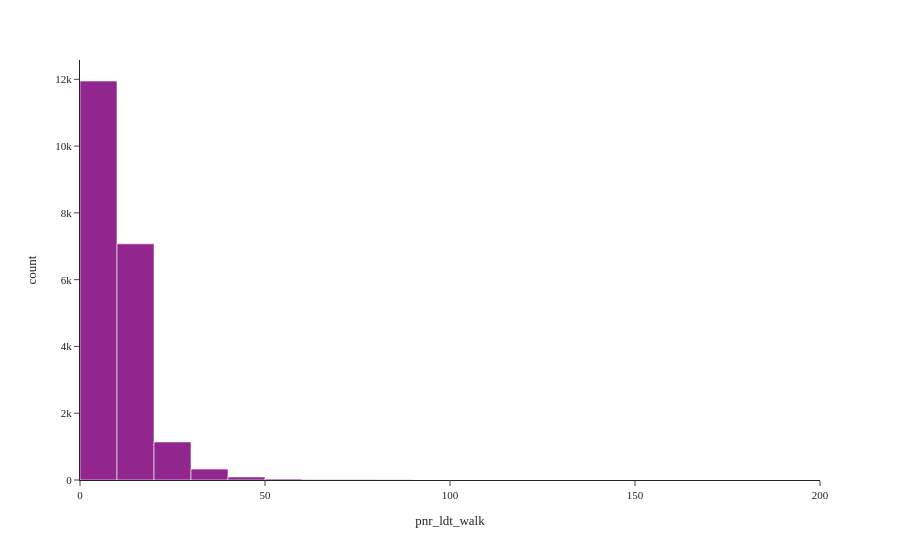

Notebook source saved alongside this figure:
### Code cell
fig = px.histogram(model_pnr, x="pnr_ldt_walk", nbins=20)
fig.show()

### Figure 1 — Plotly figure (JSON) as saved in the notebook; plotly's stock layout.template omitted (floating-point values rounded to 4 significant figures; data arrays with more than 128 entries replaced by an {"elided": "..."} marker saying what was removed)
{"data": [{"bingroup": "x", "hovertemplate": "pnr_ldt_walk=%{x}<br>count=%{y}<extra></extra>", "legendgroup": "", "marker": {"color": "#91268F", "pattern": {"shape": ""}}, "name": "", "nbinsx": 20, "orientation": "v", "showlegend": false, "type": "histogram", "x": {"elided": "20654 float values"}, "xaxis": "x", "yaxis": "y"}], "layout": {"barmode": "relative", "legend": {"tracegroupgap": 0}, "margin": {"t": 60}, "xaxis": {"anchor": "y", "domain": [0.0, 1.0], "title": {"text": "pnr_ldt_walk"}}, "yaxis": {"anchor": "x", "domain": [0.0, 1.0], "title": {"text": "count"}}}}
